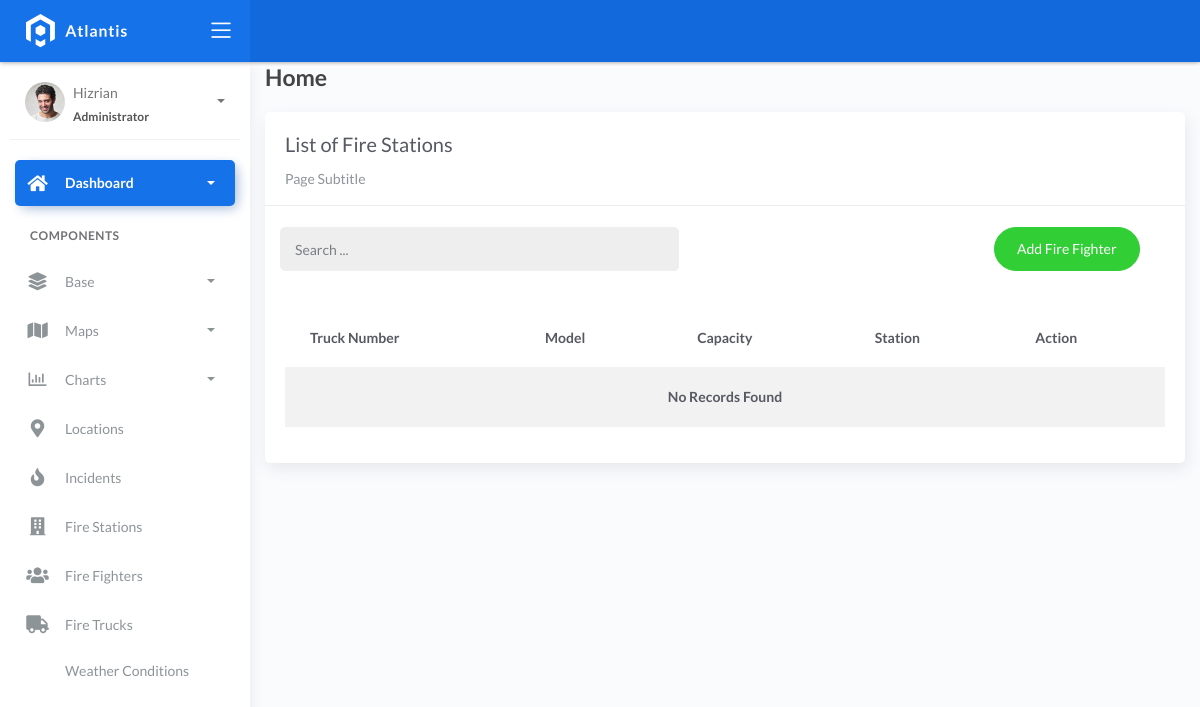
/firetrucks/, run on an earlier commit of the app's database.
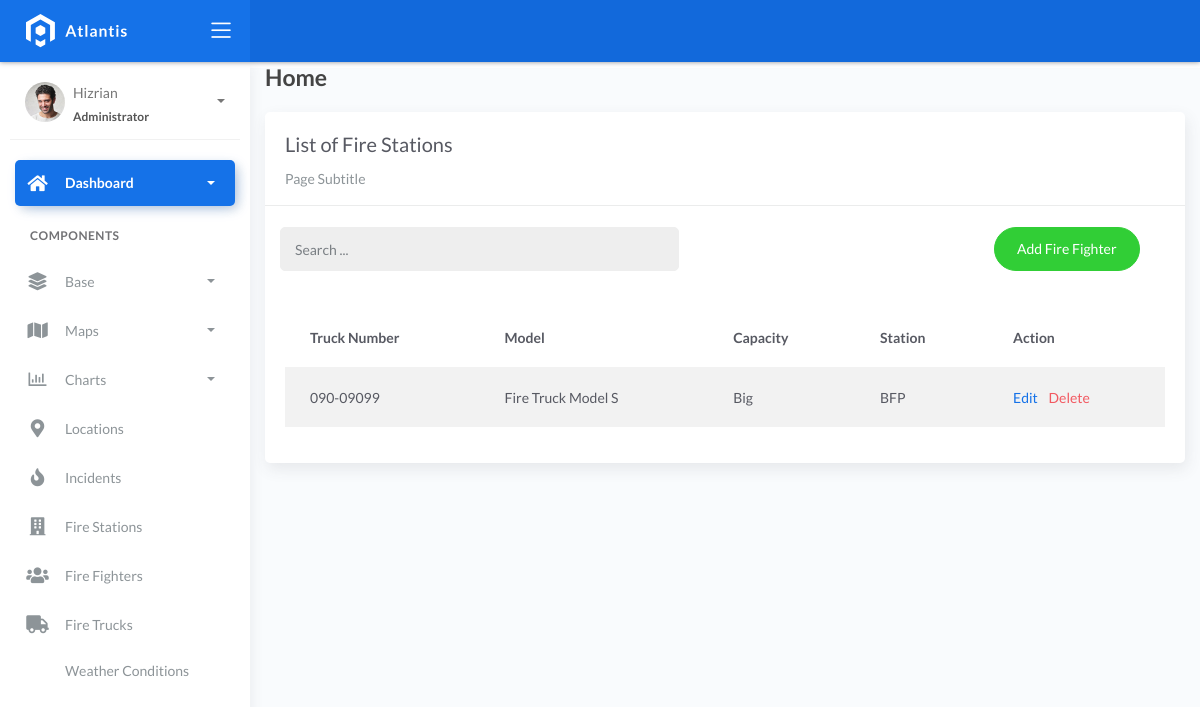
And on a later commit of the database.
### fire/models.py (models this page shows, shortened)
class BaseModel(models.Model):
    created_at = models.DateTimeField(auto_now_add=True, db_index=True)
    updated_at = models.DateTimeField(auto_now=True)
    class Meta:
        abstract = True

class FireTruck(BaseModel):
    truck_number = models.CharField(max_length=150)
    model = models.CharField(max_length=150)
    capacity = models.CharField(max_length=150)  # water
    station = models.ForeignKey(FireStation, on_delete=models.CASCADE)

class FireStation(BaseModel):
    name = models.CharField(max_length=255)
    latitude = models.DecimalField(max_digits=22, decimal_places=16, null=True, blank=True)
    longitude = models.DecimalField(max_digits=22, decimal_places=16, null=True, blank=True)
    address = models.CharField(max_length=255, blank=True)
    city = models.CharField(max_length=100, blank=True)
    country = models.CharField(max_length=100, blank=True)

### fire/views.py (the view)
# urls.py: path('firetrucks/', FireTruckList.as_view(), name='firetrucks-list'),
class FireTruckList(ListView):
    model = FireTruck
    context_object_name = 'object_list'
    template_name = 'firetrucks_list.html'
    paginate_by = 5
    def get_queryset(self, *args, **kwargs):
        qs = super().get_queryset(*args, **kwargs)
        if self.request.GET.get('q'):
            query = self.request.GET.get('q')
            qs = qs.filter(Q(truck_number__icontains=query) | Q(model__icontains=query) | Q(capacity__icontains=query) | Q(station__name__icontains=query))
        return qs

### templates/firetrucks_list.html (shortened to what this page needs)
{% extends 'base.html' %} {% load static %} {% block content %}
<div class="content">
    <div class="container-fluid">
        <h4 class="page-title">Home</h4>
        <div class="row">
            <div class="col-md-12">
                <div class="card">
                    <div class="card-header">
                        <div class="card-title">List of Fire Stations</div>
                        <div class="card-category">Page Subtitle</div>
                    </div>
                    <br />
                        <div class="col-md-12 row">
                            <div class="col-md-6">
                                <form class="navbar-left navbar-form nav-search mr-md-3" action="{% url 'firetrucks-list' %}">
                                    <div class="input-group">
                                        <input type="text" placeholder="Search ..." class="form-control" name="q" />
                                        <div class="input-group-append">
                                            <span class="input-group-text">
                                            </span>
                                        </div>
                                    </div>
                                </form>
                            </div>
                            <div class="col-md-6">
                                <div class="pull-right">
                                    <a href="{% url 'firetrucks-add' %}" class="btn btn-success btn-rounded">Add Fire Fighter</a>
                                </div>
                            </div>
                        </div>
                    <div class="card-body">
                        <table class="table table-striped mt-3">
                            <thead>
                                <tr>
                                    <th scope="col">Truck Number</th>
                                    <th scope="col">Model</th>
                                    <th scope="col">Capacity</th>
                                    <th scope="col">Station</th>
                                    <th scope="col">Action</th>
                                </tr>
                            </thead>
                            <tbody>
                                {% for object in object_list %}
                                <tr>
                                    <td>{{ object.truck_number }}</td>
                                    <td>{{ object.model }}</td>
                                    <td>{{ object.capacity }}</td>
                                    <td>{{ object.station.name }}</td>
                                    <td>
                                        <a href="{% url 'firetrucks-update' object.id %}">Edit</a>
                                        <a href="{% url 'firetrucks-delete' object.id %}" class="text-danger ml-2">Delete</a>
                                    </td>
                                </tr>
                                {% empty %}
                                <tr>
                                    <td colspan="5" style="text-align: center">
                                        <p class="text-sm font-weight-bold mb-0">No Records Found</p>
                                    </td>
                                </tr>
                                {% endfor %}
                            </tbody>
                        </table>
                    </div>
                </div>
            </div>
        </div>
    </div>
</div>
{% endblock %}

What changed in the data, as far as the page shows it:
added FireTruck: truck_number "090-09099", model "Fire Truck Model S", capacity "Big", station.name "BFP"
Also different on the page:
text no longer shown: "No Records Found"
